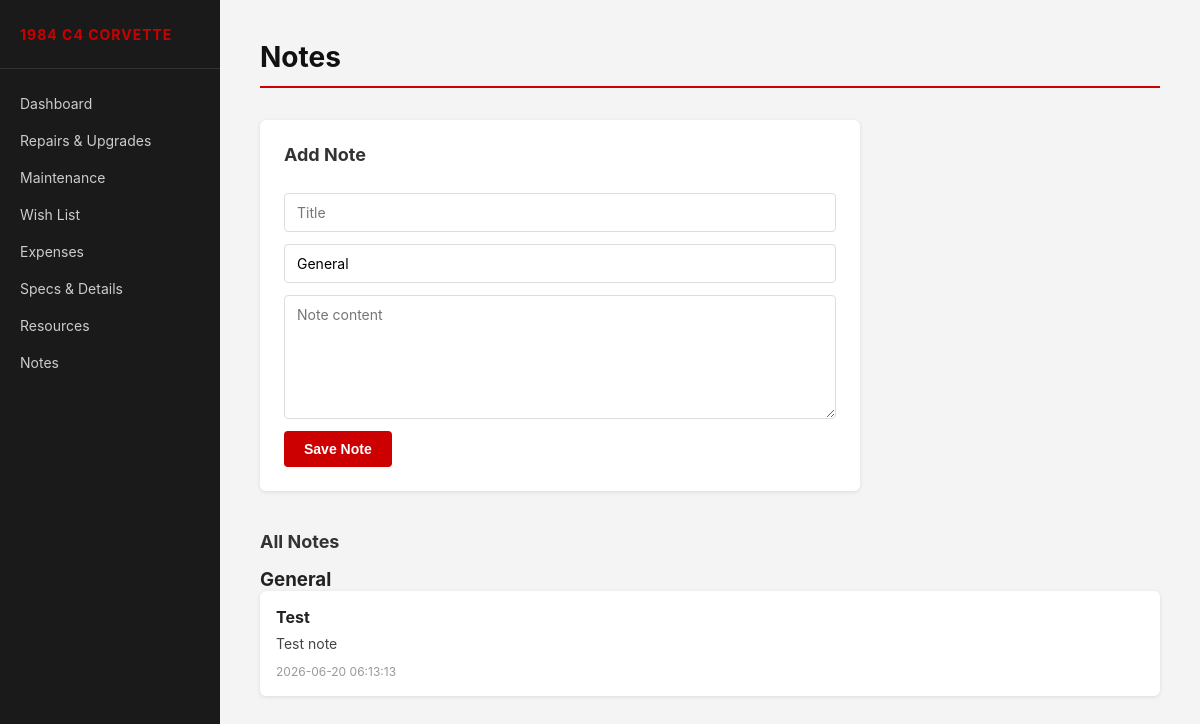
The page /notes on the database as committed earlier.
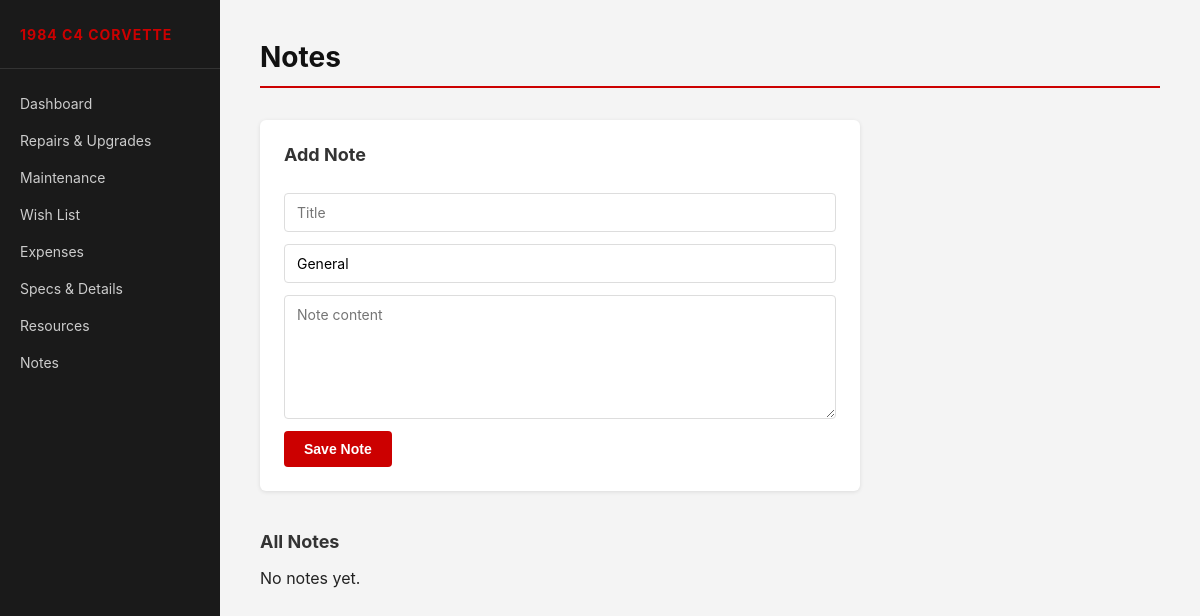
The same page on the database as committed later.
### tables this page shows
CREATE TABLE notes (
            id INTEGER PRIMARY KEY AUTOINCREMENT,
            title TEXT NOT NULL,
            folder TEXT DEFAULT 'General',
            content TEXT,
            created_at TEXT DEFAULT CURRENT_TIMESTAMP
        );

### app.py (the view)
@app.route("/notes")
def notes():
    db = get_db()
    notes = db.execute("SELECT * FROM notes ORDER BY folder, created_at DESC").fetchall()
    db.close()
    return render_template("notes.html", notes=notes)

### app.py (called while the page is built)
def get_db():
    conn = sqlite3.connect(DATABASE)
    conn.row_factory = sqlite3.Row
    return conn

### templates/notes.html (shortened to what this page needs)
{% extends "base.html" %}
{% block page_title %}Notes{% endblock %}
{% block content %}
<form action="/notes/add" method="POST" class="entry-form">
    <h2>Add Note</h2>
    <input type="text" name="title" placeholder="Title" required>
    <input type="text" name="folder" placeholder="Folder (e.g. Engine, General)" value="General">
    <textarea name="content" placeholder="Note content" rows="6"></textarea>
    <button type="submit">Save Note</button>
</form>
<h2>All Notes</h2>
{% if notes %}
    {% set current_folder = namespace(name="") %}
    {% for note in notes %}
        {% if note.folder != current_folder.name %}
            {% set current_folder.name = note.folder %}
            <h3>{{ note.folder }}</h3>
        {% endif %}
        <div class="note-card">
            <strong>{{ note.title }}</strong>
            <p>{{ note.content or "" }}</p>
            <small>{{ note.created_at }}</small>
        </div>
    {% endfor %}
{% else %}
<p>No notes yet.</p>
{% endif %}
{% endblock %}

Rows that differ between the two databases and show on the page:
removed notes: folder "General", title "Test", content "Test note", created_at "2026-06-20 06:13:13"
Other text that changed with them:
text now shown: "No notes yet."
